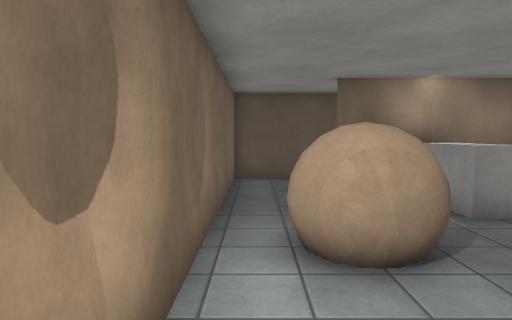
view 1 (above)

17 first-person views from a walk through a scene from a Unity 3-D project. The camera is 1.4 m above the floor, tilts 4° down and sees 70° across. The floor is counted in squares, 1 m on a side. Each view is taken from the middle of a square. On the plan, view 1 faces up. The plan holds only what a view shows up to about 16 squares ahead; the rest is blank. The place goes on beyond the plan. The player is left out. Door leaves are left out, so doorways stand open. Surface patterns are stand-ins for the level's own textures.

view 2
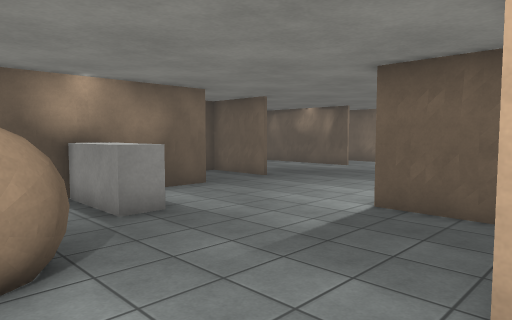

view 3
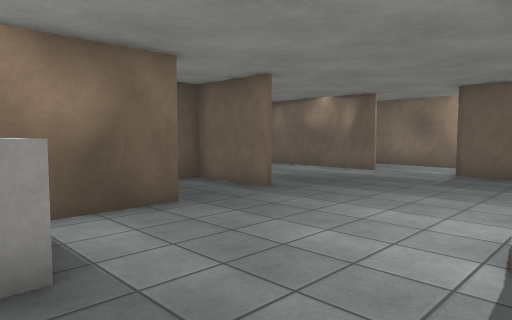

view 4
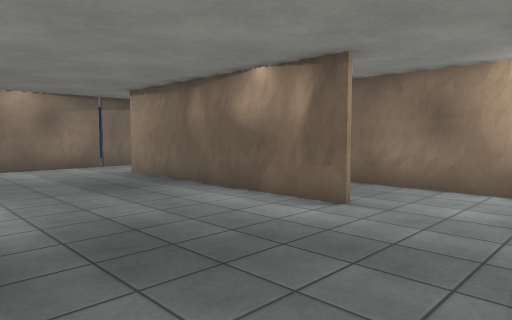

view 5
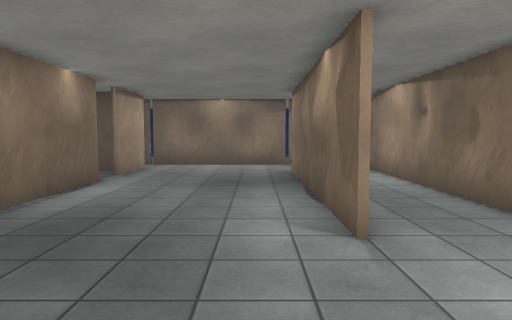

view 6
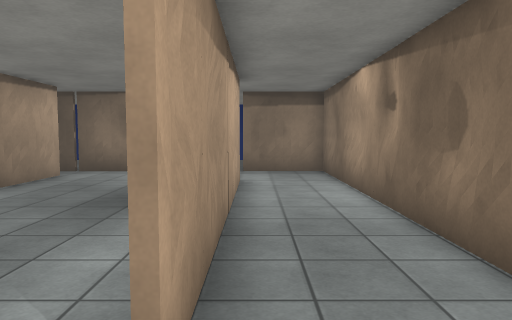

view 7
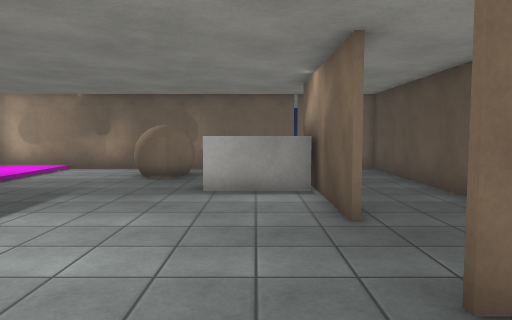

view 8
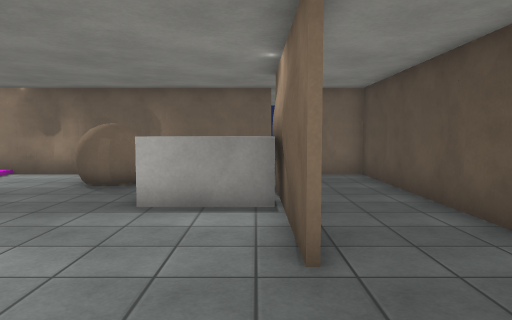

view 9
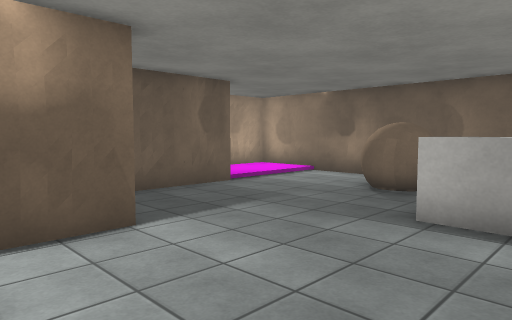

view 10
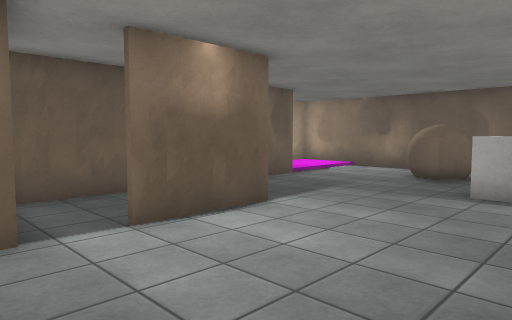

view 11
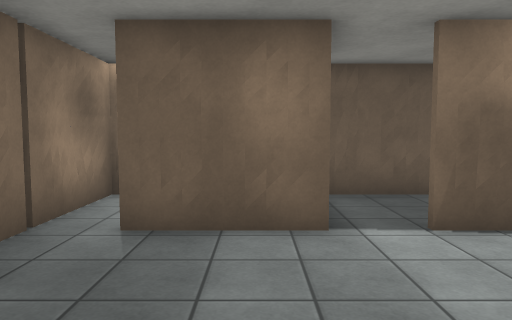

view 12
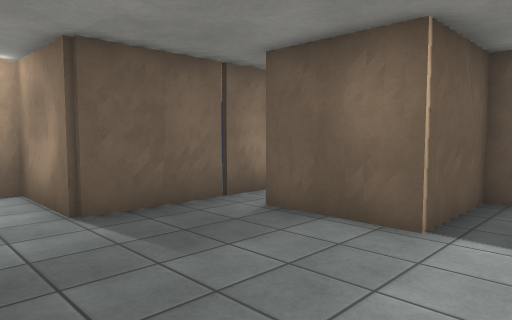

view 13
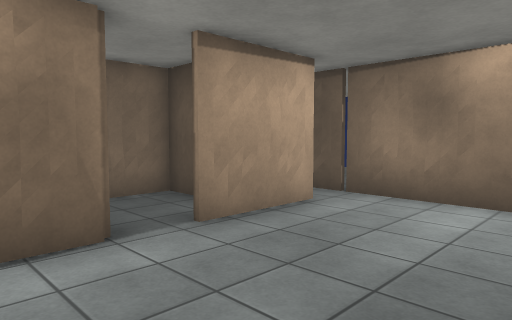

view 14
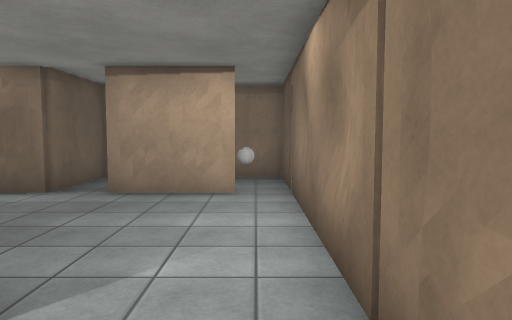

view 15
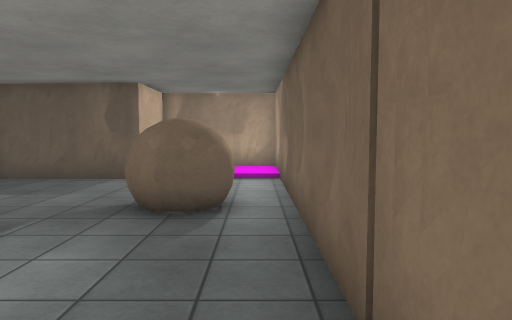

view 16
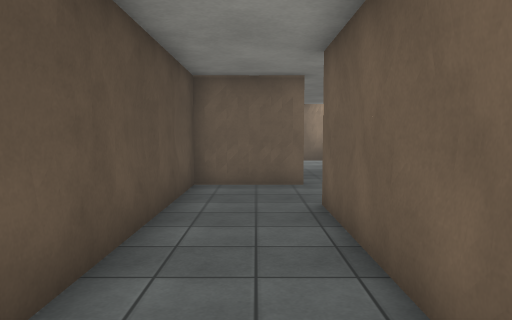

view 17
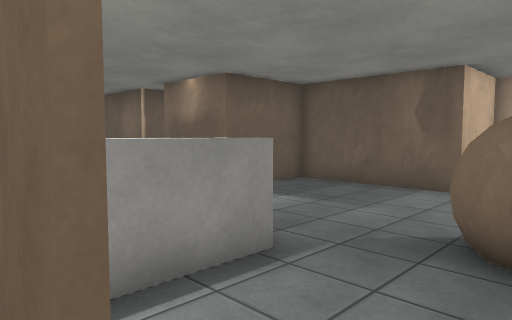

### Floor plan
Key: @ floor where view 1 was taken; # wall or solid block; x gap in a wall; . main floor; : floor 0.25 m higher than the main floor; D open door; ^ raised ledge; B ball; O other object.
Columns run from 1 left of view 1 to 21 right of it. Each row starts with its distance up from view 1.
 22          #########DD###
 21          #B.......DD..#
 20          #..#.....DD..#
 19          ####.....DD..#
 18          #..#.....#...#
 17          #........#...#
 16          ####.....#...#
 15             #.....#...#
 14             #.....#...#
 13 #############.....#...#
 12 #...........#.....#...#
 11 #...........#.....#...#
 10 x...#...##..#.....#...#
  9 #...#####.............#
  8 #....^^...............#
  7 #....^^............####
  6 #.OO...............#
  5 #.OO..............#
  4 #.OO.....####.###DD#
  3 #........#  ..#  ###
  2 #........#  ..#   ##
  1 #........# ...#   ##
  0 #@:::##########   #
 -1 #::: #
 -2 #::  #
 -3 ####

Positions as (right, up) in squares from view 1, and headings:
1: (0, 0), facing up
2: (1, 0), facing up-right
3: (4, 3), facing up-right
4: (11, 6), facing up-right
5: (16, 5), facing up
6: (18, 8), facing up
7: (14, 8), facing left
8: (12, 9), facing left
9: (11, 9), facing down-left
10: (14, 9), facing down-left
11: (14, 9), facing down
12: (11, 9), facing down-right
13: (16, 14), facing up-left
14: (20, 21), facing left
15: (0, 12), facing down
16: (1, 11), facing right
17: (1, 10), facing down-right
